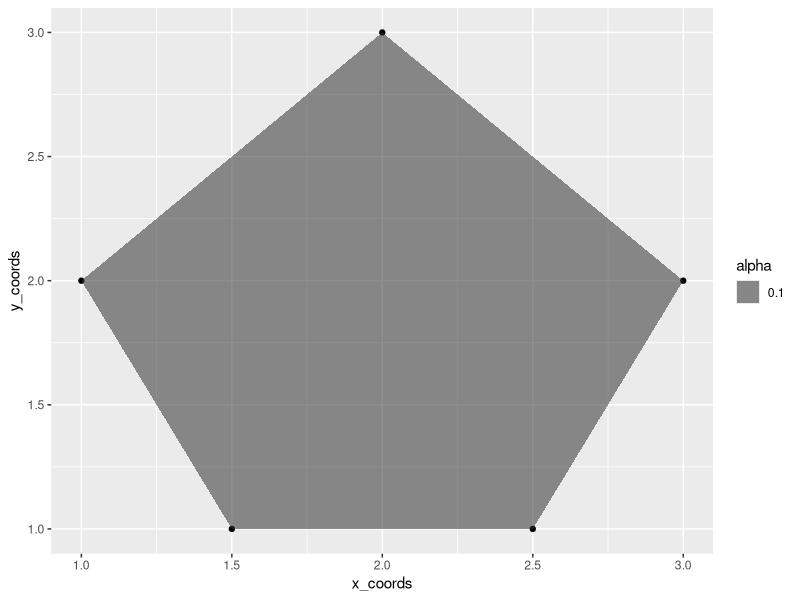
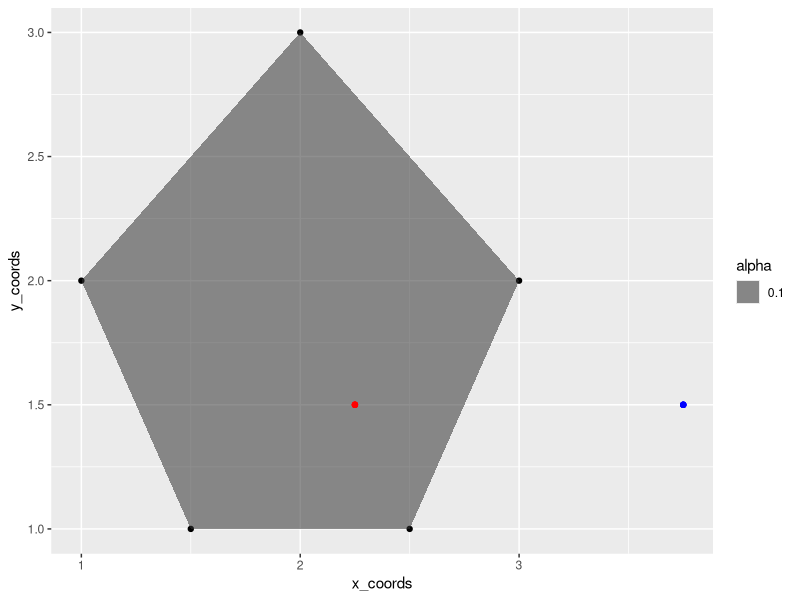

The R source for these figures, in order:
## ---- chunk 1
library(tidyverse)
## ---- chunk 2

x_coords <- c(1,2,3,2.5,1.5)
y_coords <- c(2,3,2,1,1)

polygon <- data.frame(x_coords, y_coords)

ggplot(polygon, aes(x = x_coords, y = y_coords)) +
 geom_point() +
 geom_polygon(aes(alpha=0.1))

## ---- chunk 3
point <- c(2.25, 1.5)
referencia <- c(max(polygon$x_coords)*1.25, point[2])

ggplot(polygon, aes(x = x_coords, y = y_coords)) +
  geom_point() +
  geom_polygon(aes(alpha=0.1)) +
  geom_point(aes(x = point[1],
                 y = point[2]), color = "red") +
  geom_point(aes(x = referencia[1],
                 y = referencia[2]), color = "blue")
  
## ---- chunk 4
crear_recta <- function(X, Y){
  mu <- (Y[2]-Y[1])/(X[2]-X[1])
  b0 <- Y[1] - X[1]*(Y[2]-Y[1])/(X[2]-X[1])
  
  return(c(mu, b0))
}
## ---- chunk 5
recta_1 <- crear_recta(c(0,1), c(0,10))
recta_1
## ---- chunk 6
poly_df <- data.frame(matrix(ncol = 6, nrow = 0))
colnames(poly_df) <- c("x1","x2","y1","y2","mu","b")

for (idx in seq(nrow(polygon))){
  
  if (idx != nrow(polygon)){
    coords = c(polygon$x_coords[idx],
               polygon$x_coords[idx+1],
               polygon$y_coords[idx],
               polygon$y_coords[idx+1])
  }
  else {
    coords = c(polygon$x_coords[idx],
               polygon$x_coords[1],
               polygon$y_coords[idx],
               polygon$y_coords[1])
  }
  
  recta = crear_recta(coords[c(1,2)], coords[c(3,4)])
  nuevo_registro = c(coords, recta)
  
  poly_df[idx,] <- nuevo_registro
}

poly_df
## ---- chunk 7
lin_ref <- crear_recta(c(point[1], referencia[1]), c(point[2], referencia[2]))

poly_df <- poly_df %>% mutate(x_inter = (lin_ref[2] - b)/(mu))

poly_df
## ---- chunk 8
flag <- c()

for (idx in seq(nrow(poly_df))){
  x_min = min(c(poly_df$x1[idx], poly_df$x2[idx]))
  x_max = max(c(poly_df$x1[idx], poly_df$x2[idx]))
  
  en_rango = (x_min < poly_df$x_inter[idx]) & (poly_df$x_inter[idx] < x_max)
  
  en_rango_ref = (point[1] < poly_df$x_inter[idx]) & (poly_df$x_inter[idx] < referencia[1])
  
  flag_idx = en_rango * en_rango_ref
  
  flag <- c(flag, flag_idx)
}

poly_df$flag <- flag
poly_df
## ---- chunk 9
(sum(poly_df$flag) %% 2) == 0
